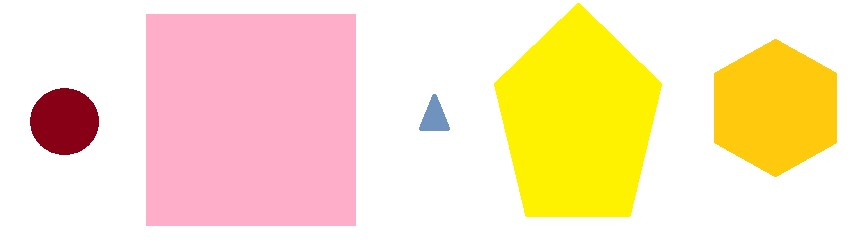
#> input picture AI_image_classification_processor/shapes.jpg, 864 x 245 px
$ python project1.py
#> lines starting #> are read from the running program, lines starting #| are printed output that depends on the picture; after the words box and inside, x2 and y2 are one past the last pixel; in counts of white or black regions, pixels touching at a corner belong together
import cv2
import numpy as np

def detect_shape(contour):
    # Approximate the contour
    peri = cv2.arcLength(contour, True)
    approx = cv2.approxPolyDP(contour, 0.04 * peri, True)

    shape_name = "unidentified"
    num_vertices = len(approx)

    if num_vertices == 3:
        shape_name = "triangle"
    elif num_vertices == 4:
        # Check if it's a square or rectangle
        (x, y, w, h) = cv2.boundingRect(approx)
        ar = w / float(h)
        # A square will have an aspect ratio close to 1
        shape_name = "square" if 0.95 <= ar <= 1.05 else "rectangle"
    elif num_vertices == 5:
        shape_name = "pentagon"
    elif num_vertices == 6:
        shape_name = "hexagon"
    else:
        # Assume circle if many vertices
        shape_name = "circle"

    return shape_name

def project1():
    image_path = "shapes.jpg"
    img = cv2.imread(image_path)
#> img is the input picture: shape (245, 864, 3); mean B, G, R 194.5, 228.4, 251.9

    if img is None:
        print(f"Error: Could not read image {image_path}")
        return

    # Convert to grayscale
    gray = cv2.cvtColor(img, cv2.COLOR_BGR2GRAY)
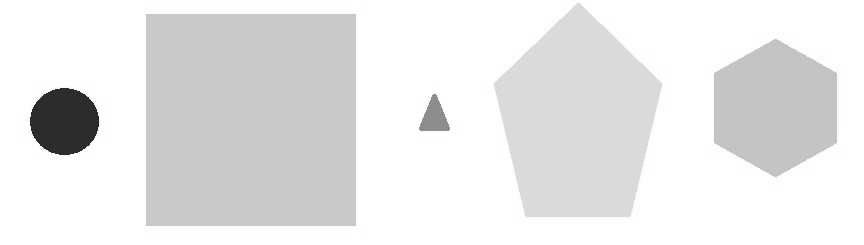
#> gray: shape (245, 864); min 31, max 255, mean 231.5

    # Thresholding to binary image
    # Using Otsu's binarization for automatic thresholding
    _, thresh = cv2.threshold(gray, 0, 255, cv2.THRESH_BINARY_INV + cv2.THRESH_OTSU)
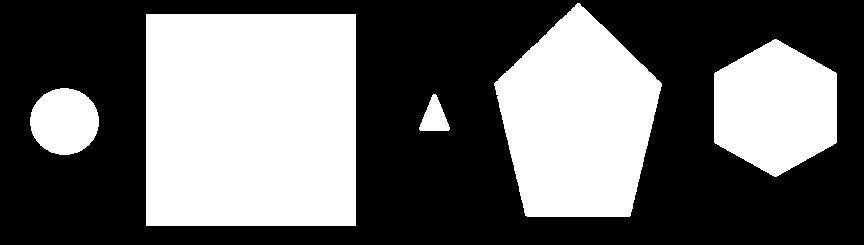
#> thresh: shape (245, 864); 40.9% white; 5 white regions

    # Find contours
    contours, _ = cv2.findContours(thresh, cv2.RETR_EXTERNAL, cv2.CHAIN_APPROX_SIMPLE)
#> contours = 5 contours; box (x1, y1, x2, y2) and area: (146, 14, 356, 226) 44099, (494, 3, 662, 217) 24768, (714, 39, 837, 177) 12634, (30, 88, 99, 155) 3514, (419, 94, 450, 131) 625

    shapes_data = []

    for contour in contours:
        area = cv2.contourArea(contour)

        # Filter small noise
        if area < 100:
            continue

        shape_name = detect_shape(contour)
        shapes_data.append({"name": shape_name, "area": area})
#> this loop made 5 passes
#> (area, peri in detect_shape, shape_name, num_vertices in detect_shape) on passes 2, 3, 5: (3514.5, 222.9, 'circle', 8), (12634, 438.3, 'hexagon', 6), (24768.5, 638.4, 'pentagon', 5)
#> (area, peri in detect_shape, approx in detect_shape, shape_name, num_vertices in detect_shape) on pass 1: (625, 114.4, [[433, 94], [419, 129], [448, 130]], 'triangle', 3)
#> after the loop, shapes_data = 5 items

    # Sort by area descending
    sorted_shapes = sorted(shapes_data, key=lambda x: x["area"], reverse=True)
#> sorted_shapes = 5 items

    # Print the list
    print(f"{'Sort':<5} {'Shape name':<15} {'Area':<10}")
    print("-" * 30)

    for i, item in enumerate(sorted_shapes, 1):
        print(f"{i:<5} {item['name']:<15} {item['area']:.1f}")
#> this loop made 5 passes
#> item on passes 1 to 5: {'name': 'square', 'area': 44099}, {'name': 'pentagon', 'area': 24768.5}, {'name': 'hexagon', 'area': 12634}, {'name': 'circle', 'area': 3514.5}, {'name': 'triangle', 'area': 625}
#| 1     square          44099.0
#| 2     pentagon        24768.5
#| 3     hexagon         12634.0
#| 4     circle          3514.5
#| 5     triangle        625.0

if __name__ == "__main__":
    project1()
